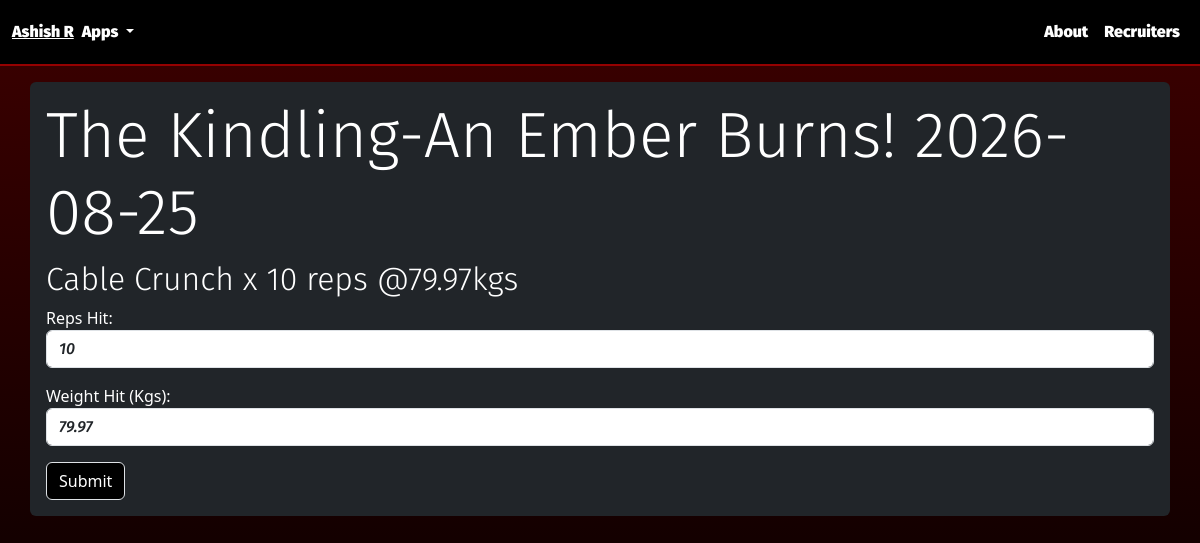
/PotentialUnleashed/workout/25/set/25/, run on the app's committed database.
### PotentialUnleashed/models.py (models this page shows, shortened)
class Workout(models.Model):
    mesocycle = models.ForeignKey(Mesocycle, on_delete=models.CASCADE, related_name="workouts", null=True, blank=True) # I can call from a parent instance parent.workouts.all()
    name = models.CharField(default="Name", null=False, blank=False, max_length=100)
    date = models.DateField("Workout Date", null=False, default=timezone.now())
    type = models.CharField(blank=False, null=False, choices=WorkoutTypes, max_length=20, default="None")
    notes = models.TextField(blank=True)
    def __str__(self):
        return self.name + "-" + str(self.mesocycle) + " " + str(self.date)

class Mesocycle(models.Model):
    name = models.CharField(default="Please Add Name", null=False, blank=False, unique=True, max_length=100)
    notes = models.TextField(blank=True)
    startDate = models.DateField(null=False, blank=False)
    endDate = models.DateField(null=True, blank=True)
    is_current = models.BooleanField(default=False)
    def __str__(self):
        return self.name

class Set(models.Model):
    workout_exercise = models.ForeignKey(WorkoutExercise, on_delete=models.CASCADE)
    reps_target = models.IntegerField("Rep Target",default=1,blank=False, validators=[MinValueValidator(1), MaxValueValidator(100)] )
    reps_hit = models.IntegerField("Reps Hit", default=1, blank=False, validators=[MinValueValidator(1), MaxValueValidator(100)])
    rest_time = models.IntegerField("Rest", blank=False, default=60)
    weight_target = models.DecimalField("Weight Target (Kgs)",default=1.0, blank=False, validators=[MinValueValidator(0), MaxValueValidator(1000)], decimal_places=2, max_digits=8)
    weight_hit = models.DecimalField("Weight Hit (Kgs)",default=1.0, blank=False, null=False, validators=[MinValueValidator(0), MaxValueValidator(1000)], decimal_places=2, max_digits=8)
    progression_model = models.CharField(blank=False, null=False, choices=ProgressionTypes, max_length=500, default="SS")
    def __str__(self):
        return str(self.workout_exercise.exercise) + f" x {self.reps_target} reps @{self.weight_target}kgs"
    class Meta:
        ordering = ["workout_exercise__workout__date"]

class WorkoutExercise(models.Model):
    workout = models.ForeignKey(Workout, on_delete=models.CASCADE, related_name="workoutexercises") # CASCADE kill parent means nuke all the kids PROTECT means kill kids then can kill parent
    exercise = models.ForeignKey(Exercise, on_delete=models.SET_NULL, null=True)
    order = models.IntegerField(blank=False,null=False)
    class Meta:
        ordering = ['workout__date']

class Exercise(models.Model):
    name = models.CharField(max_length=50, blank=False, null=False, unique=True)
    target_muscle = models.CharField(max_length=20, choices=Muscle_Groups, blank=False, null=False)
    def __str__(self):
        return self.name

### PotentialUnleashed/views.py (the view)
# urls.py: path("workout/<int:workoutId>/set/<int:setId>/", views.trackWorkout, name="trackWorkout"),
def trackWorkout(request, workoutId, setId):
    print("In track workout")
    workout = Workout.objects.get(id=workoutId)
    mesocycle = workout.mesocycle
    if request.method == "POST":
        print("POST")
        form_data = request.POST
        print(form_data)
        print(workoutId)
        print(setId)
        reps_hit = form_data.get("reps_hit")
        weight_hit = form_data.get("weight_hit")
        set = Set.objects.get(id=setId)
        set.reps_hit = reps_hit
        set.weight_hit = weight_hit
        set.save()
        print("SET: ", set)
        print(reps_hit)
        print(weight_hit)
        return redirect("Potential_Unleashed:detail", workout_id=workoutId, mesocycle_id=mesocycle.id)
    else:
        print("GET")
        set = Set.objects.get(id=setId)
        setForm = SetModelForm(instance=set, initial={"reps_hit": set.reps_target,
                                                      "weight_hit": set.weight_target})
        return render(request, "PotentialUnleashed/trackWorkout.html",
                      context={"workout_id": workoutId,
                               "workout":workout,
                               "set_id":setId,
                                "setForm": setForm,
                                "set":set})

### PotentialUnleashed/forms.py (shortened to what this page needs)
class SetModelForm(ModelForm):
    class Meta:
        model = Set
        fields = ['reps_hit', "weight_hit"]
    def __init__(self, *args, **kwargs):
        super().__init__(*args, **kwargs)
        for visible in self.visible_fields():
            visible.field.widget.attrs['class'] = 'form-control fira-sans-medium-italic'

### PotentialUnleashed/templates/PotentialUnleashed/trackWorkout.html (shortened to what this page needs)
{% extends './base.html' %}
{% load static %}
{% block css %} <link rel="stylesheet" href="{% static 'PotentialUnleashed/detail.css' %}"> {% endblock %}
{% block body %}
    {% if set %}
        <div class="workout-container mt-3 bg-dark text-white p-3 rounded">
            <h1 class="display-3 fira-sans-light" >{{ workout }}</h1>
            <form action="{% url 'Potential_Unleashed:trackWorkout' workoutId=workout_id setId=set_id %}" method="post">
                <h2 class="form-label fira-sans-light">{{ set }}</h2>
                {{ setForm.as_p }}
                <input type="submit" placeholder="Submit" class="btn btn-primary border">
            </form>
        </div>
    {% else %}
        <p>No exercises associtated with workout</p>
    {% endif %}
{% endblock %}

### PotentialUnleashed/static/PotentialUnleashed/base.css (style rules this page uses)
body { margin: 0; background: linear-gradient(0deg, #000000, #3D0000); background-attachment: fixed; background-repeat: no-repeat; min-height: 100vh; }
.fira-sans-light { font-family: "Fira Sans", sans-serif; font-weight: 300; font-style: normal; }
.fira-sans-medium-italic { font-family: "Fira Sans", sans-serif; font-weight: 500; font-style: italic; }
.btn-primary { background-color: black; }

### PotentialUnleashed/static/PotentialUnleashed/detail.css (style rules this page uses)
.workout-container { width: 95%; margin: 0 auto; }

### data on the page
Workout: name+mesocycle+date "The Kindling-An Ember Burns! 2026-08-25"
Set: workout_exercise+reps_target+weight_target "Cable Crunch x 10 reps @79.97kgs", reps_hit "10", weight_hit "79.97"
